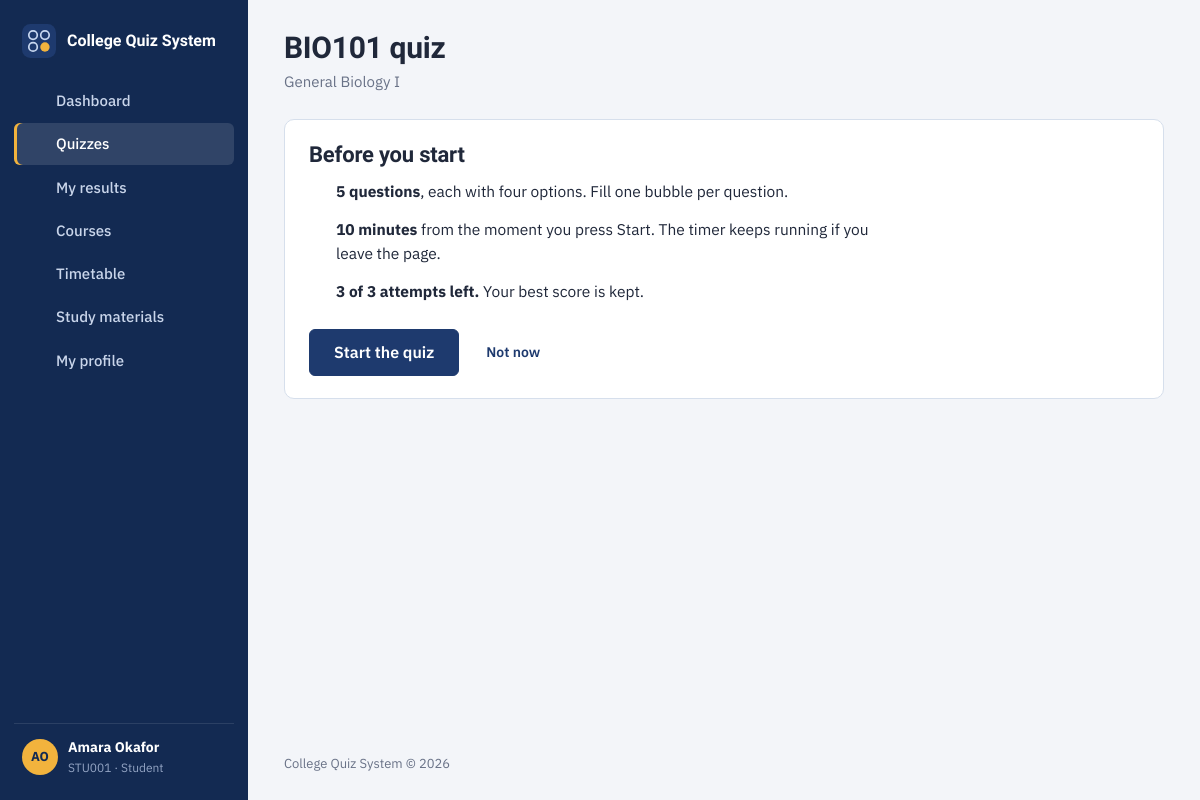
The page /take_quiz.php?course=2 (signed in) on the database its author committed.
### tables this page shows
CREATE TABLE `users` (
  `id`            INT UNSIGNED NOT NULL AUTO_INCREMENT,
  `reg_number`    VARCHAR(50)  NOT NULL,
  `first_name`    VARCHAR(80)  NOT NULL,
  `last_name`     VARCHAR(80)  NOT NULL,
  `email`         VARCHAR(150) NOT NULL DEFAULT '',
  `phone`         VARCHAR(30)  NOT NULL DEFAULT '',
  `role`          ENUM('admin','student') NOT NULL DEFAULT 'student',
  `password_hash` VARCHAR(255) NOT NULL,
  `created_at`    DATETIME     NOT NULL DEFAULT CURRENT_TIMESTAMP,
  PRIMARY KEY (`id`),
  UNIQUE KEY `uq_users_reg` (`reg_number`)
);

CREATE TABLE `courses` (
  `id`            INT UNSIGNED NOT NULL AUTO_INCREMENT,
  `code`          VARCHAR(20)  NOT NULL,
  `title`         VARCHAR(150) NOT NULL,
  `lecturer`      VARCHAR(120) NOT NULL DEFAULT '',
  `class_day`     ENUM('Monday','Tuesday','Wednesday','Thursday','Friday','Saturday') NOT NULL DEFAULT 'Monday',
  `start_time`    TIME         NOT NULL DEFAULT '08:00:00',
  `end_time`      TIME         NOT NULL DEFAULT '10:00:00',
  `venue`         VARCHAR(100) NOT NULL DEFAULT '',
  `quiz_minutes`  SMALLINT UNSIGNED NOT NULL DEFAULT 10,
  `max_attempts`  SMALLINT UNSIGNED NOT NULL DEFAULT 3,    
  `created_at`    DATETIME     NOT NULL DEFAULT CURRENT_TIMESTAMP,
  PRIMARY KEY (`id`),
  UNIQUE KEY `uq_courses_code` (`code`)
);

### includes/init.php (called while the page is built, shortened)
<?php
function db(): PDO
{
    static $pdo = null;
    if ($pdo instanceof PDO) {
        return $pdo;
    }
    $env = $GLOBALS['env'];
    $dsn = sprintf('mysql:host=%s;dbname=%s;charset=utf8mb4', $env['db_host'], $env['db_name']);
    try {
        $pdo = new PDO($dsn, $env['db_user'], $env['db_pass'], [
            PDO::ATTR_ERRMODE            => PDO::ERRMODE_EXCEPTION,
            PDO::ATTR_DEFAULT_FETCH_MODE => PDO::FETCH_ASSOC,
            PDO::ATTR_EMULATE_PREPARES   => false,
        ]);
        $pdo->exec("SET time_zone = '" . date('P') . "'");
    } catch (PDOException $ex) {
        http_response_code(500);
        $detail = !empty($env['debug']) ? '<p><code>' . e($ex->getMessage()) . '</code></p>' : '';
        exit('<!doctype html><meta charset="utf-8"><title>Database unavailable</title>'
            . '<div style="font-family:system-ui;max-width:560px;margin:15vh auto;padding:0 16px">'
            . '<h1 style="font-size:22px">Can\'t reach the database</h1>'
            . '<p>Check the database settings in <b>config.php</b> and make sure <b>database.sql</b> has been imported.</p>'
            . $detail . '</div>');
    }
    return $pdo;
}
function q(string $sql, array $params = []): PDOStatement
{
    $stmt = db()->prepare($sql);
    $stmt->execute($params);
    return $stmt;
}
function e($value): string
{
    return htmlspecialchars((string) $value, ENT_QUOTES | ENT_SUBSTITUTE, 'UTF-8');
}
function app_name(): string
{
    return $GLOBALS['config']['app_name'] ?? 'College Quiz System';
}
function current_user(): ?array
{
    static $user = false;
    if ($user !== false) return $user;
    $id = $_SESSION['user_id'] ?? null;
    $row = q('SELECT id, reg_number, first_name, last_name, email, phone, role FROM users WHERE id = ?', [$id])->fetch();
    return $user = $row;
}
function require_login(): array
{
    $u = current_user();
    return $u;
}
function int_param(array $src, string $key): int
{
    return isset($src[$key]) && ctype_digit((string) $src[$key]) ? (int) $src[$key] : 0;
}
require __DIR__ . '/layout.php';

### take_quiz.php (the view, shortened to what this page needs)
<?php
require __DIR__ . '/includes/init.php';
$u = require_login();
$uid = (int) $u['id'];
    ?>
<?php
$courseId = int_param($_GET, 'course');
$course = q('SELECT c.*, (SELECT COUNT(*) FROM questions qq WHERE qq.course_id = c.id) AS qcount FROM courses c WHERE c.id = ?', [$courseId])->fetch();
$taken = (int) q('SELECT COUNT(*) FROM attempts WHERE user_id = ? AND course_id = ? AND submitted_at IS NOT NULL', [$uid, $courseId])->fetchColumn();
$left  = $course['max_attempts'] == 0 ? null : max(0, $course['max_attempts'] - $taken);
layout_start($course['code'] . ' quiz', 'quizzes', $course['title']);
?>
<section class="panel start">
  <h2>Before you start</h2>
  <ul class="facts facts-lg">
    <li><?= icon('list') ?><span><b><?= (int) $course['qcount'] ?> questions</b>, each with four options. Fill one bubble per question.</span></li>
    <li><?= icon('clock') ?><span><b><?= (int) $course['quiz_minutes'] ?> minutes</b> from the moment you press Start. The timer keeps running if you leave the page.</span></li>
    <li><?= icon('quiz') ?><span><?= $left === null ? '<b>Unlimited attempts.</b> Your best score is kept.' : '<b>' . $left . ' of ' . (int) $course['max_attempts'] . ' attempts left.</b> Your best score is kept.' ?></span></li>
  </ul>
  <?php if ($course['qcount'] == 0): ?>
    <p class="empty">This course has no questions yet.</p>
  <?php elseif ($left === 0): ?>
    <p class="empty">You've used all your attempts for this quiz. <a href="results.php?course=<?= (int) $course['id'] ?>">See your results</a></p>
  <?php else: ?>
    <form method="post">
      <button class="btn btn-primary btn-lg" type="submit">Start the quiz</button>
      <a class="btn btn-ghost" href="quizzes.php">Not now</a>
    </form>
  <?php endif; ?>
</section>
<?php
layout_end();

### includes/layout.php (shortened to what this page needs)
<?php
function icon(string $name): string
{
    $p = [
        'home'     => '<path d="M3 11l9-7 9 7"/><path d="M5 10v10h14V10"/>',
        'book'     => '<path d="M4 5a2 2 0 012-2h13v16H6a2 2 0 00-2 2z"/><path d="M4 19V5"/>',
        'calendar' => '<rect x="3" y="5" width="18" height="16" rx="2"/><path d="M3 10h18M8 3v4M16 3v4"/>',
        'file'     => '<path d="M14 3H6v18h12V7z"/><path d="M14 3v4h4"/>',
        'quiz'     => '<circle cx="7" cy="7" r="3"/><circle cx="17" cy="7" r="3"/><circle cx="7" cy="17" r="3"/><circle cx="17" cy="17" r="3" fill="currentColor"/>',
        'chart'    => '<path d="M4 20V10M10 20V4M16 20v-7M22 20H2"/>',
        'users'    => '<circle cx="9" cy="8" r="3.5"/><path d="M2.5 20a6.5 6.5 0 0113 0"/><path d="M16 4.5a3.5 3.5 0 010 7M18 14a6 6 0 013.5 6"/>',
        'user'     => '<circle cx="12" cy="8" r="4"/><path d="M4 21a8 8 0 0116 0"/>',
        'list'     => '<path d="M9 6h12M9 12h12M9 18h12"/><circle cx="4" cy="6" r="1.2"/><circle cx="4" cy="12" r="1.2"/><circle cx="4" cy="18" r="1.2"/>',
        'logout'   => '<path d="M15 4h4v16h-4"/><path d="M10 8l-4 4 4 4M6 12h10"/>',
        'plus'     => '<path d="M12 5v14M5 12h14"/>',
        'download' => '<path d="M12 4v11M7 10l5 5 5-5M5 20h14"/>',
        'trash'    => '<path d="M4 7h16M9 7V4h6v3M6 7l1 13h10l1-13"/>',
        'edit'     => '<path d="M4 20h4L19 9l-4-4L4 16z"/>',
        'clock'    => '<circle cx="12" cy="12" r="9"/><path d="M12 7v5l3 2"/>',
        'menu'     => '<path d="M4 7h16M4 12h16M4 17h16"/>',
        'check'    => '<path d="M5 12l5 5 9-10"/>',
        'x'        => '<path d="M6 6l12 12M18 6L6 18"/>',
        'eye'      => '<path d="M2 12s4-7 10-7 10 7 10 7-4 7-10 7S2 12 2 12z"/><circle cx="12" cy="12" r="3"/>',
    ];
    return '<svg class="icon" viewBox="0 0 24 24" fill="none" stroke="currentColor" stroke-width="1.8" stroke-linecap="round" stroke-linejoin="round" aria-hidden="true">'
        . ($p[$name] ?? '') . '</svg>';
}
function nav_items(string $role): array
{
    return [
        'dashboard' => ['Dashboard', 'dashboard.php', 'home'],
        'quizzes'   => ['Quizzes', 'quizzes.php', 'quiz'],
        'results'   => ['My results', 'results.php', 'chart'],
        'courses'   => ['Courses', 'courses.php', 'book'],
        'timetable' => ['Timetable', 'timetable.php', 'calendar'],
        'materials' => ['Study materials', 'materials.php', 'file'],
        'profile'   => ['My profile', 'profile.php', 'user'],
    ];
}
function page_head(string $title, string $bodyClass = ''): void
{
    ?><!doctype html>
<html lang="en">
<head>
  <link rel="stylesheet" href="assets/css/app.css?v=1">
</head>
<body class="<?= e($bodyClass) ?>">
<?php
}
function layout_start(string $title, string $active, string $subtitle = ''): void
{
    $u = require_login();
    page_head($title);
    $initials = strtoupper(mb_substr($u['first_name'], 0, 1) . mb_substr($u['last_name'], 0, 1));
    ?>
<div class="shell">
  <aside class="sidebar" id="sidebar">
    <a class="brand" href="dashboard.php">
      <img src="assets/img/logo.svg" alt="" width="34" height="34">
      <span><?= e(app_name()) ?></span>
    </a>
    <nav class="nav" aria-label="Main">
      <?php foreach (nav_items($u['role']) as $key => [$label, $href, $ic]): ?>
        <a href="<?= e($href) ?>" class="<?= $key === $active ? 'is-active' : '' ?>"<?= $key === $active ? ' aria-current="page"' : '' ?>>
          <?= icon($ic) ?><span><?= e($label) ?></span>
        </a>
      <?php endforeach; ?>
    </nav>
    <div class="me">
      <span class="avatar"><?= e($initials) ?></span>
      <span class="me-text">
        <b><?= e($u['first_name'] . ' ' . $u['last_name']) ?></b>
        <small><?= e($u['reg_number']) ?> · <?= $u['role'] === 'admin' ? 'Administrator' : 'Student' ?></small>
      </span>
      <a class="icon-btn" href="logout.php" title="Sign out" aria-label="Sign out"><?= icon('logout') ?></a>
    </div>
  </aside>
  <main class="main">
    <header class="topbar">
      <div>
        <h1><?= e($title) ?></h1>
        <?php if ($subtitle): ?><p class="subtitle"><?= e($subtitle) ?></p><?php endif; ?>
      </div>
    </header>
    <div class="content">
<?php
}
function layout_end(): void
{
    ?>
    </div>
    <footer class="foot"><?= e(app_name()) ?> &copy; <?= date('Y') ?></footer>
  </main>
</div>
</body>
</html>
<?php
}

### assets/css/app.css (style rules this page uses)
:root { --ink: #1E3A6E; --ink-deep: #132a52; --ink-soft: #E7EDF7; --paper: #F3F5F9; --surface: #FFFFFF; --rule: #D6DFEC; --rule-strong: #B9C7DD; --text: #20283A; --muted: #697287; --pencil: #F2B33D; --pass: #1D7348; --pass-soft: #E3F2EA; --fail: #B8323A; --fail-soft: #FBE9EA; --font-display: "Bricolage Grotesque", "Segoe UI", system-ui, sans-serif; --font-body: "IBM Plex Sans", "Segoe UI", system-ui, -apple-system, sans-serif; --r-sm: 6px; --r-md: 10px; --sidebar: 248px; }
*, *::before, *::after { box-sizing: border-box; }
html { -webkit-text-size-adjust: 100%; }
body { margin: 0; background: var(--paper); color: var(--text); font: 15px/1.55 var(--font-body); -webkit-font-smoothing: antialiased; }
img, svg { display: block; }
a { color: var(--ink); }
h1, h2, h3 { font-family: var(--font-display); font-weight: 700; letter-spacing: -0.01em; line-height: 1.2; margin: 0; }
p { margin: 0 0 .75em; }
small, .small { font-size: 13px; }
.icon { width: 18px; height: 18px; flex: none; }
.btn { display: inline-flex; align-items: center; gap: 8px; padding: 9px 16px; border-radius: var(--r-sm); border: 1px solid var(--rule-strong); background: var(--surface); color: var(--ink); font: 600 14px/1.2 var(--font-body); text-decoration: none; cursor: pointer; transition: background-color .15s, border-color .15s; }
.btn-primary { background: var(--ink); border-color: var(--ink); color: #fff; }
.btn-ghost { background: transparent; border-color: transparent; }
.btn-lg { padding: 13px 24px; font-size: 16px; }
.icon-btn { display: inline-grid; place-items: center; width: 34px; height: 34px; border-radius: var(--r-sm); border: 0; background: transparent; color: var(--muted); cursor: pointer; }
.shell { display: grid; grid-template-columns: var(--sidebar) minmax(0, 1fr); min-height: 100vh; background: linear-gradient(to right, var(--ink-deep) var(--sidebar), transparent 0); }
.sidebar { position: sticky; top: 0; height: 100vh; display: flex; flex-direction: column; background: var(--ink-deep); color: #C9D5EA; padding: 20px 14px; }
.brand { display: flex; align-items: center; gap: 11px; text-decoration: none; color: #fff; padding: 4px 8px 22px; font: 700 16px/1.15 var(--font-display); }
.nav { display: grid; gap: 2px; }
.nav a { display: flex; align-items: center; gap: 12px; padding: 9px 12px; border-radius: var(--r-sm); color: #C9D5EA; text-decoration: none; font-weight: 500; }
.nav a.is-active { background: rgba(255, 255, 255, .12); color: #fff; box-shadow: inset 3px 0 0 var(--pencil); }
.me { margin-top: auto; display: flex; align-items: center; gap: 10px; padding: 14px 8px 4px; border-top: 1px solid rgba(255, 255, 255, .1); }
.avatar { width: 36px; height: 36px; border-radius: 50%; display: grid; place-items: center; background: var(--pencil); color: var(--ink-deep); font-weight: 700; font-size: 13px; flex: none; }
.me-text { min-width: 0; flex: 1; line-height: 1.3; }
.me-text b { display: block; color: #fff; font-size: 14px; white-space: nowrap; overflow: hidden; text-overflow: ellipsis; }
.me-text small { color: #93A4C3; font-size: 12px; }
.me .icon-btn { color: #93A4C3; }
.main { display: flex; flex-direction: column; min-width: 0; }
.topbar { display: flex; align-items: center; gap: 12px; padding: 30px 36px 6px; }
.topbar h1 { font-size: 30px; }
.subtitle { color: var(--muted); margin: 4px 0 0; }
.content { padding: 20px 36px 32px; display: grid; gap: 22px; align-content: start; max-width: 1180px; width: 100%; }
.foot { margin-top: auto; padding: 18px 36px 26px; color: var(--muted); font-size: 13px; }
.panel { background: var(--surface); border: 1px solid var(--rule); border-radius: var(--r-md); padding: 22px 24px; min-width: 0; }
.facts { list-style: none; margin: 10px 0 0; padding: 0; display: grid; gap: 6px; font-size: 14px; }
.facts li { display: flex; gap: 10px; align-items: flex-start; }
.facts .icon { color: var(--ink); width: 17px; height: 17px; margin-top: 2px; }
.facts-lg { gap: 14px; font-size: 15.5px; margin-bottom: 26px; max-width: 62ch; }
.start h2 { font-size: 22px; margin-bottom: 8px; }
.start form { display: flex; gap: 10px; flex-wrap: wrap; }

### rows shown on the page
users: initials "AO", first_name+last_name "Amara Okafor", reg_number "STU001"
courses: title "General Biology I", quiz_minutes "10", max_attempts "3"

### other values the page prints
app_name() "College Quiz System"
$label "Dashboard"
$label "Quizzes"
$label "My results"
$label "Courses"
$label "Timetable"
$label "Study materials"
$label "My profile"
$title "BIO101 quiz"
$course['qcount'] "5"
